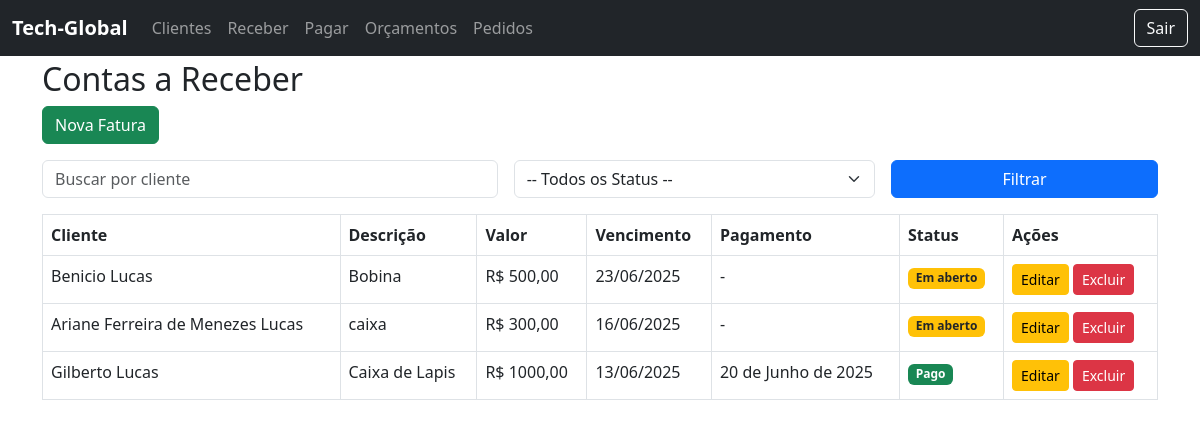
Page /financeiro/receber/ (signed in) on the earlier database version.
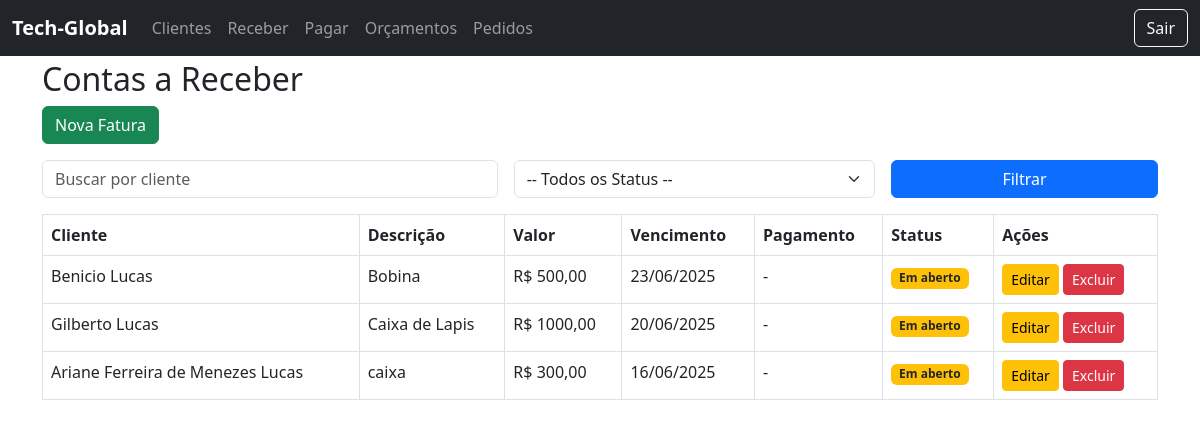
Same page on the later database version.
### financeiro/models.py (models this page shows, shortened)
class ContaReceber(models.Model):
    cliente = models.ForeignKey(Cliente, on_delete=models.CASCADE)
    descricao = models.CharField(max_length=200)
    valor = models.DecimalField(max_digits=10, decimal_places=2)
    data_vencimento = models.DateField()
    data_pagamento = models.DateField(null=True, blank=True)
    pago = models.BooleanField(default=False)

### clientes/models.py (models this page shows, shortened)
class Cliente(models.Model):
    STATUS_CHOICES = [
        ('ativo', 'Ativo'),
        ('inativo', 'Inativo'),
        ('prospect', 'Prospect'),
    ]
    status = models.CharField(max_length=10, choices=STATUS_CHOICES, default='prospect')
    nome = models.CharField(max_length=150)
    email = models.EmailField(unique=True)
    telefone = models.CharField(max_length=20, blank=True)
    endereco = models.TextField(blank=True)
    status = models.CharField(max_length=10, choices=STATUS_CHOICES, default='prospect')
    data_criacao = models.DateTimeField(auto_now_add=True)

### financeiro/views.py (the view)
# urls.py: path('receber/', views.lista_contas_receber, name='lista_contas_receber'),
@login_required
def lista_contas_receber(request):
    contas = ContaReceber.objects.select_related('cliente').all()
    cliente_nome = request.GET.get('cliente', '')
    status = request.GET.get('status', '')
    if cliente_nome:
        contas = contas.filter(cliente__nome__icontains=cliente_nome)
    if status == 'pago':
        contas = contas.filter(pago=True)
    elif status == 'aberto':
        contas = contas.filter(pago=False, data_vencimento__gte=date.today())
    elif status == 'vencido':
        contas = contas.filter(pago=False, data_vencimento__lt=date.today())
    contas = contas.order_by('-data_vencimento')
    return render(request, 'financeiro/contas_receber.html', {'contas': contas, 'today': date.today()})

### Templates/financeiro/contas_receber.html (shortened to what this page needs)
{% extends "base.html" %}
{% block content %}
<h2>Contas a Receber</h2>
<a href="{% url 'nova_conta_receber' %}" class="btn btn-success mb-3">Nova Fatura</a>
<form method="get" class="row g-3 mb-3">
    <div class="col-md-5">
        <input type="text" name="cliente" placeholder="Buscar por cliente" value="{{ request.GET.cliente }}" class="form-control">
    </div>
    <div class="col-md-4">
        <select name="status" class="form-select">
            <option value="">-- Todos os Status --</option>
        </select>
    </div>
    <div class="col-md-3">
        <button type="submit" class="btn btn-primary w-100">Filtrar</button>
    </div>
</form>
<table class="table table-bordered">
    <thead>
        <tr>
            <th>Cliente</th>
            <th>Descrição</th>
            <th>Valor</th>
            <th>Vencimento</th>
            <th>Pagamento</th>
            <th>Status</th>
            <th>Ações</th>
        </tr>
    </thead>
    <tbody>
        {% for conta in contas %}
        <tr>
            <td>{{ conta.cliente.nome }}</td>
            <td>{{ conta.descricao }}</td>
            <td>R$ {{ conta.valor }}</td>
            <td>{{ conta.data_vencimento|date:"d/m/Y" }}</td>
            <td>{{ conta.data_pagamento|default:'-' }}</td>
            <td>
                {% if conta.pago %}
                    <span class="badge bg-success">Pago</span>
                {% elif conta.data_vencimento < today %}
                    <span class="badge bg-danger">Vencido</span>
                {% else %}
                    <span class="badge bg-warning text-dark">Em aberto</span>
                {% endif %}
            </td>
            <td>
                <a href="{% url 'editar_conta_receber' conta.id %}" class="btn btn-sm btn-warning">Editar</a>
                <a href="{% url 'excluir_conta_receber' conta.id %}" class="btn btn-sm btn-danger">Excluir</a>
            </td>
        </tr>
        {% empty %}
        <tr><td colspan="7">Nenhuma fatura registrada.</td></tr>
        {% endfor %}
    </tbody>
</table>
{% endblock %}

Differences in the rows shown:
changed ContaReceber "Caixa de Lapis": data_vencimento "13/06/2025" → "20/06/2025"; data_pagamento "20 de Junho de 2025" → "-"; pago "Pago" → "Em aberto"; moves up the list
